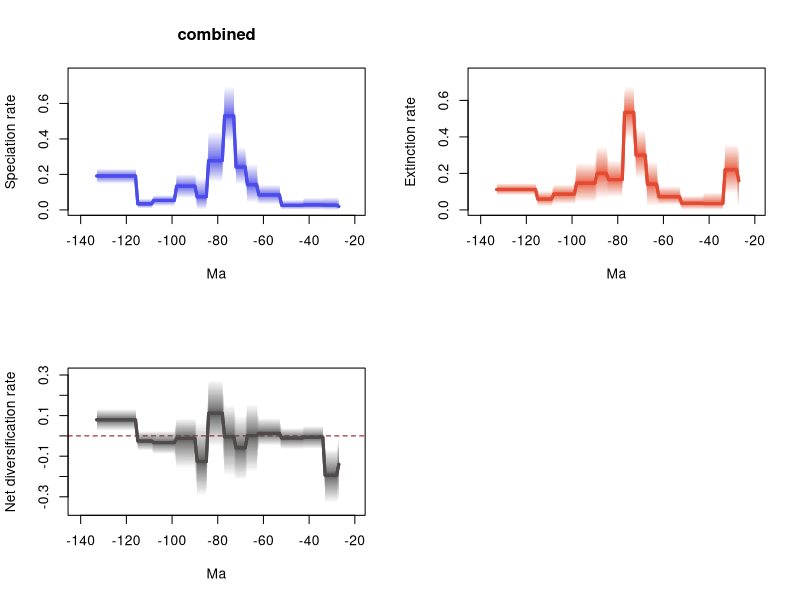

Reproduce this figure in R.
# 1 files combined:
# 	C:\Users\SimoesLabAdmin\Documents\BDNN_Arielli\temnospondyli\mcmc_fixshift_predictors\C_covar/combined_10_marginal_rates.log

# 95% HPDs calculated using code from Biopy (https://www.cs.auckland.ac.nz/~yhel002/biopy/)

pdf(file='C:/Users/SimoesLabAdmin/Documents/BDNN_Arielli/temnospondyli/mcmc_fixshift_predictors/C_covar/combined_10_marginal_rates_RTT.pdf',width=10.8, height=8.4)
par(mfrow=c(2,2))
library(scales)
plot_RTT <- function (age,hpd_M,hpd_m,mean_m,color){
    N=100
    beta=(1:(N-1))/N
    alpha_shape=0.25
    cat=1-(beta^(1./alpha_shape))
    for (i in 1:(N-1)){
        trans= 1/N + 2/N
        polygon(c(age, rev(age)), c(hpd_M-((hpd_M-mean_m)*cat[i]), rev(hpd_m+((mean_m-hpd_m)*cat[i]))), col = alpha(color,trans), border = NA)
    }
    lines(rev(age), rev(mean_m), col = color, lwd=3)
}
    
L_hpd_m95=c(NA, NA,NA,NA,NA,NA,NA,NA,NA,NA,NA,NA,NA,NA,NA,NA,NA,NA,NA,NA,NA,NA,NA,NA,NA,NA,NA,0.0,7.4e-05,7.4e-05,7.4e-05,7.4e-05,7.4e-05,7.4e-05,2.3e-05,2.3e-05,2.3e-05,2.3e-05,2.3e-05,2.3e-05,2.3e-05,2.3e-05,2.3e-05,0.000865,0.000865,0.000865,0.000865,0.000865,0.000865,0.000865,0.000865,0.000865,0.000865,0.031675,0.031675,0.031675,0.031675,0.031675,0.031675,0.031675,0.031675,0.031675,0.031675,0.037579,0.037579,0.037579,0.037579,0.037579,0.142837,0.142837,0.142837,0.142837,0.142837,0.381638,0.381638,0.381638,0.381638,0.381638,0.152704,0.152704,0.152704,0.152704,0.152704,0.152704,0.152704,0.000171,0.000171,0.000171,0.000171,0.000171,0.065113,0.065113,0.065113,0.065113,0.065113,0.065113,0.065113,0.065113,0.065113,0.020647,0.020647,0.020647,0.020647,0.020647,0.020647,0.020647,0.020647,0.020647,0.020647,0.007553,0.007553,0.007553,0.007553,0.007553,0.007553,0.007553,0.146114,0.146114,0.146114,0.146114,0.146114,0.146114,0.146114,0.146114,0.146114,0.146114,0.146114,0.146114,0.146114,0.146114,0.146114,0.146114,0.146114,0.146114)
L_hpd_M95=c(NA, NA,NA,NA,NA,NA,NA,NA,NA,NA,NA,NA,NA,NA,NA,NA,NA,NA,NA,NA,NA,NA,NA,NA,NA,NA,NA,0.066252,0.072539,0.072539,0.072539,0.072539,0.072539,0.072539,0.069191,0.069191,0.069191,0.069191,0.069191,0.069191,0.069191,0.069191,0.069191,0.056572,0.056572,0.056572,0.056572,0.056572,0.056572,0.056572,0.056572,0.056572,0.056572,0.14262,0.14262,0.14262,0.14262,0.14262,0.14262,0.14262,0.14262,0.14262,0.14262,0.260995,0.260995,0.260995,0.260995,0.260995,0.356597,0.356597,0.356597,0.356597,0.356597,0.698765,0.698765,0.698765,0.698765,0.698765,0.44453,0.44453,0.44453,0.44453,0.44453,0.44453,0.44453,0.181458,0.181458,0.181458,0.181458,0.181458,0.203643,0.203643,0.203643,0.203643,0.203643,0.203643,0.203643,0.203643,0.203643,0.083612,0.083612,0.083612,0.083612,0.083612,0.083612,0.083612,0.083612,0.083612,0.083612,0.064456,0.064456,0.064456,0.064456,0.064456,0.064456,0.064456,0.233517,0.233517,0.233517,0.233517,0.233517,0.233517,0.233517,0.233517,0.233517,0.233517,0.233517,0.233517,0.233517,0.233517,0.233517,0.233517,0.233517,0.233517)
M_hpd_m95=c(NA, NA,NA,NA,NA,NA,NA,NA,NA,NA,NA,NA,NA,NA,NA,NA,NA,NA,NA,NA,NA,NA,NA,NA,NA,NA,NA,0.0,0.087695,0.087695,0.087695,0.087695,0.087695,0.087695,4e-06,4e-06,4e-06,4e-06,4e-06,4e-06,4e-06,4e-06,4e-06,0.000552,0.000552,0.000552,0.000552,0.000552,0.000552,0.000552,0.000552,0.000552,0.000552,0.027411,0.027411,0.027411,0.027411,0.027411,0.027411,0.027411,0.027411,0.027411,0.027411,0.01983,0.01983,0.01983,0.01983,0.01983,0.171548,0.171548,0.171548,0.171548,0.171548,0.388866,0.388866,0.388866,0.388866,0.388866,0.069707,0.069707,0.069707,0.069707,0.069707,0.069707,0.069707,0.060715,0.060715,0.060715,0.060715,0.060715,0.039816,0.039816,0.039816,0.039816,0.039816,0.039816,0.039816,0.039816,0.039816,0.030057,0.030057,0.030057,0.030057,0.030057,0.030057,0.030057,0.030057,0.030057,0.030057,0.019042,0.019042,0.019042,0.019042,0.019042,0.019042,0.019042,0.079891,0.079891,0.079891,0.079891,0.079891,0.079891,0.079891,0.079891,0.079891,0.079891,0.079891,0.079891,0.079891,0.079891,0.079891,0.079891,0.079891,0.079891)
M_hpd_M95=c(NA, NA,NA,NA,NA,NA,NA,NA,NA,NA,NA,NA,NA,NA,NA,NA,NA,NA,NA,NA,NA,NA,NA,NA,NA,NA,NA,0.34991,0.363656,0.363656,0.363656,0.363656,0.363656,0.363656,0.097396,0.097396,0.097396,0.097396,0.097396,0.097396,0.097396,0.097396,0.097396,0.078649,0.078649,0.078649,0.078649,0.078649,0.078649,0.078649,0.078649,0.078649,0.078649,0.13097,0.13097,0.13097,0.13097,0.13097,0.13097,0.13097,0.13097,0.13097,0.13097,0.267649,0.267649,0.267649,0.267649,0.267649,0.442218,0.442218,0.442218,0.442218,0.442218,0.679501,0.679501,0.679501,0.679501,0.679501,0.273719,0.273719,0.273719,0.273719,0.273719,0.273719,0.273719,0.352538,0.352538,0.352538,0.352538,0.352538,0.259449,0.259449,0.259449,0.259449,0.259449,0.259449,0.259449,0.259449,0.259449,0.139993,0.139993,0.139993,0.139993,0.139993,0.139993,0.139993,0.139993,0.139993,0.139993,0.104288,0.104288,0.104288,0.104288,0.104288,0.104288,0.104288,0.147038,0.147038,0.147038,0.147038,0.147038,0.147038,0.147038,0.147038,0.147038,0.147038,0.147038,0.147038,0.147038,0.147038,0.147038,0.147038,0.147038,0.147038)
R_hpd_m95=c(NA, NA,NA,NA,NA,NA,NA,NA,NA,NA,NA,NA,NA,NA,NA,NA,NA,NA,NA,NA,NA,NA,NA,NA,NA,NA,NA,-0.317741,-0.331404,-0.331404,-0.331404,-0.331404,-0.331404,-0.331404,-0.064244,-0.064244,-0.064244,-0.064244,-0.064244,-0.064244,-0.064244,-0.064244,-0.064244,-0.065663,-0.065663,-0.065663,-0.065663,-0.065663,-0.065663,-0.065663,-0.065663,-0.065663,-0.065663,-0.047918,-0.047918,-0.047918,-0.047918,-0.047918,-0.047918,-0.047918,-0.047918,-0.047918,-0.047918,-0.178588,-0.178588,-0.178588,-0.178588,-0.178588,-0.220793,-0.220793,-0.220793,-0.220793,-0.220793,-0.199028,-0.199028,-0.199028,-0.199028,-0.199028,-0.054495,-0.054495,-0.054495,-0.054495,-0.054495,-0.054495,-0.054495,-0.297894,-0.297894,-0.297894,-0.297894,-0.297894,-0.161777,-0.161777,-0.161777,-0.161777,-0.161777,-0.161777,-0.161777,-0.161777,-0.161777,-0.089891,-0.089891,-0.089891,-0.089891,-0.089891,-0.089891,-0.089891,-0.089891,-0.089891,-0.089891,-0.073201,-0.073201,-0.073201,-0.073201,-0.073201,-0.073201,-0.073201,0.024833,0.024833,0.024833,0.024833,0.024833,0.024833,0.024833,0.024833,0.024833,0.024833,0.024833,0.024833,0.024833,0.024833,0.024833,0.024833,0.024833,0.024833)
R_hpd_M95=c(NA, NA,NA,NA,NA,NA,NA,NA,NA,NA,NA,NA,NA,NA,NA,NA,NA,NA,NA,NA,NA,NA,NA,NA,NA,NA,NA,0.0,-0.06207,-0.06207,-0.06207,-0.06207,-0.06207,-0.06207,0.050081,0.050081,0.050081,0.050081,0.050081,0.050081,0.050081,0.050081,0.050081,0.039681,0.039681,0.039681,0.039681,0.039681,0.039681,0.039681,0.039681,0.039681,0.039681,0.089323,0.089323,0.089323,0.089323,0.089323,0.089323,0.089323,0.089323,0.089323,0.089323,0.158126,0.158126,0.158126,0.158126,0.158126,0.098083,0.098083,0.098083,0.098083,0.098083,0.154165,0.154165,0.154165,0.154165,0.154165,0.279458,0.279458,0.279458,0.279458,0.279458,0.279458,0.279458,0.066254,0.066254,0.066254,0.066254,0.066254,0.087639,0.087639,0.087639,0.087639,0.087639,0.087639,0.087639,0.087639,0.087639,0.02627,0.02627,0.02627,0.02627,0.02627,0.02627,0.02627,0.02627,0.02627,0.02627,0.023897,0.023897,0.023897,0.023897,0.023897,0.023897,0.023897,0.13324,0.13324,0.13324,0.13324,0.13324,0.13324,0.13324,0.13324,0.13324,0.13324,0.13324,0.13324,0.13324,0.13324,0.13324,0.13324,0.13324,0.13324)
L_mean=c(NA, NA,NA,NA,NA,NA,NA,NA,NA,NA,NA,NA,NA,NA,NA,NA,NA,NA,NA,NA,NA,NA,NA,NA,NA,NA,NA,0.019763271,0.02635693,0.02635693,0.02635693,0.02635693,0.02635693,0.02635693,0.028162032,0.028162032,0.028162032,0.028162032,0.028162032,0.028162032,0.028162032,0.028162032,0.028162032,0.025425906,0.025425906,0.025425906,0.025425906,0.025425906,0.025425906,0.025425906,0.025425906,0.025425906,0.025425906,0.084495048,0.084495048,0.084495048,0.084495048,0.084495048,0.084495048,0.084495048,0.084495048,0.084495048,0.084495048,0.142432349,0.142432349,0.142432349,0.142432349,0.142432349,0.241623748,0.241623748,0.241623748,0.241623748,0.241623748,0.529950295,0.529950295,0.529950295,0.529950295,0.529950295,0.277743574,0.277743574,0.277743574,0.277743574,0.277743574,0.277743574,0.277743574,0.07380735,0.07380735,0.07380735,0.07380735,0.07380735,0.133795552,0.133795552,0.133795552,0.133795552,0.133795552,0.133795552,0.133795552,0.133795552,0.133795552,0.053313906,0.053313906,0.053313906,0.053313906,0.053313906,0.053313906,0.053313906,0.053313906,0.053313906,0.053313906,0.033956146,0.033956146,0.033956146,0.033956146,0.033956146,0.033956146,0.033956146,0.191293321,0.191293321,0.191293321,0.191293321,0.191293321,0.191293321,0.191293321,0.191293321,0.191293321,0.191293321,0.191293321,0.191293321,0.191293321,0.191293321,0.191293321,0.191293321,0.191293321,0.191293321)
M_mean=c(NA, NA,NA,NA,NA,NA,NA,NA,NA,NA,NA,NA,NA,NA,NA,NA,NA,NA,NA,NA,NA,NA,NA,NA,NA,NA,NA,0.159494667,0.22051126,0.22051126,0.22051126,0.22051126,0.22051126,0.22051126,0.034790751,0.034790751,0.034790751,0.034790751,0.034790751,0.034790751,0.034790751,0.034790751,0.034790751,0.035991095,0.035991095,0.035991095,0.035991095,0.035991095,0.035991095,0.035991095,0.035991095,0.035991095,0.035991095,0.072249815,0.072249815,0.072249815,0.072249815,0.072249815,0.072249815,0.072249815,0.072249815,0.072249815,0.072249815,0.140958286,0.140958286,0.140958286,0.140958286,0.140958286,0.300356383,0.300356383,0.300356383,0.300356383,0.300356383,0.534168956,0.534168956,0.534168956,0.534168956,0.534168956,0.166086396,0.166086396,0.166086396,0.166086396,0.166086396,0.166086396,0.166086396,0.200001795,0.200001795,0.200001795,0.200001795,0.200001795,0.14634105,0.14634105,0.14634105,0.14634105,0.14634105,0.14634105,0.14634105,0.14634105,0.14634105,0.086329247,0.086329247,0.086329247,0.086329247,0.086329247,0.086329247,0.086329247,0.086329247,0.086329247,0.086329247,0.059127559,0.059127559,0.059127559,0.059127559,0.059127559,0.059127559,0.059127559,0.111742742,0.111742742,0.111742742,0.111742742,0.111742742,0.111742742,0.111742742,0.111742742,0.111742742,0.111742742,0.111742742,0.111742742,0.111742742,0.111742742,0.111742742,0.111742742,0.111742742,0.111742742)
R_mean=c(NA, NA,NA,NA,NA,NA,NA,NA,NA,NA,NA,NA,NA,NA,NA,NA,NA,NA,NA,NA,NA,NA,NA,NA,NA,NA,NA,-0.139731387,-0.19415431,-0.19415431,-0.19415431,-0.19415431,-0.19415431,-0.19415431,-0.00662871,-0.00662871,-0.00662871,-0.00662871,-0.00662871,-0.00662871,-0.00662871,-0.00662871,-0.00662871,-0.010565191,-0.010565191,-0.010565191,-0.010565191,-0.010565191,-0.010565191,-0.010565191,-0.010565191,-0.010565191,-0.010565191,0.012245189,0.012245189,0.012245189,0.012245189,0.012245189,0.012245189,0.012245189,0.012245189,0.012245189,0.012245189,0.001474073,0.001474073,0.001474073,0.001474073,0.001474073,-0.058732617,-0.058732617,-0.058732617,-0.058732617,-0.058732617,-0.004218647,-0.004218647,-0.004218647,-0.004218647,-0.004218647,0.1116572,0.1116572,0.1116572,0.1116572,0.1116572,0.1116572,0.1116572,-0.126194429,-0.126194429,-0.126194429,-0.126194429,-0.126194429,-0.012545527,-0.012545527,-0.012545527,-0.012545527,-0.012545527,-0.012545527,-0.012545527,-0.012545527,-0.012545527,-0.033015347,-0.033015347,-0.033015347,-0.033015347,-0.033015347,-0.033015347,-0.033015347,-0.033015347,-0.033015347,-0.033015347,-0.025171425,-0.025171425,-0.025171425,-0.025171425,-0.025171425,-0.025171425,-0.025171425,0.079550596,0.079550596,0.079550596,0.079550596,0.079550596,0.079550596,0.079550596,0.079550596,0.079550596,0.079550596,0.079550596,0.079550596,0.079550596,0.079550596,0.079550596,0.079550596,0.079550596,0.079550596)
trans=0.5
age=(0:(134-1))* -1
plot(age,age,type = 'n', ylim = c(0, 0.7686415), xlim = c(-140.7,-20.3), ylab = 'Speciation rate', xlab = 'Ma',main='combined' )
plot_RTT(age,L_hpd_M95,L_hpd_m95,L_mean,"#4c4cec")
lines(rev(age), rev(L_mean), col = "#4c4cec", lwd=3)
plot(age,age,type = 'n', ylim = c(0, 0.7474511), xlim = c(-140.7,-20.3), ylab = 'Extinction rate', xlab = 'Ma' )
plot_RTT(age,M_hpd_M95,M_hpd_m95,M_mean,"#e34a33")
lines(rev(age), rev(M_mean), col = "#e34a33", lwd=3)
plot(age,age,type = 'n', ylim = c(-0.3645444, 0.3074038), xlim = c(-140.7,-20.3), ylab = 'Net diversification rate', xlab = 'Ma' )
abline(h=0,lty=2,col="darkred")
plot_RTT(age,R_hpd_M95,R_hpd_m95,R_mean,"#504A4B")
lines(rev(age), rev(R_mean), col = "#504A4B", lwd=3)
n <- dev.off()
